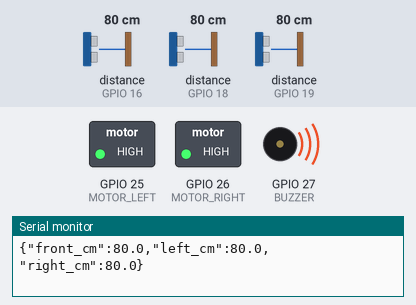
Recording of a sketch running on a simulated ESP32. Parts: switched loads named in the sketch (green lamp = pin HIGH), buzzer (waves = sounding, pin HIGH), the last lines printed to the serial monitor. Wiring (inferred from the names in the program): 3 × ultrasonic range finder: trigger GPIO 4, echo GPIO 19 / trigger GPIO 5, echo GPIO 18 / trigger GPIO 17, echo GPIO 16. Inputs (shaded band) come from the test bench; at power-on: distance to the obstacle (sensors on GPIO 16, GPIO 18, GPIO 19) 80 cm. The echo pulse lasts 58.3 µs per cm; pins used as bus, display or sensor lines are not drawn.

Above: at 1.2 s.
1.3 s: distance to the obstacle (sensor on GPIO 16) set to 116 cm
2.8 s: distance to the obstacle (sensor on GPIO 16) set to 126 cm
At 3.3 s:
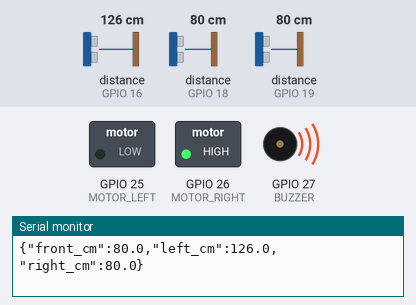
4.4 s: distance to the obstacle (sensor on GPIO 18) set to 118 cm
5.9 s: distance to the obstacle (sensor on GPIO 18) set to 126 cm
At 6.7 s:
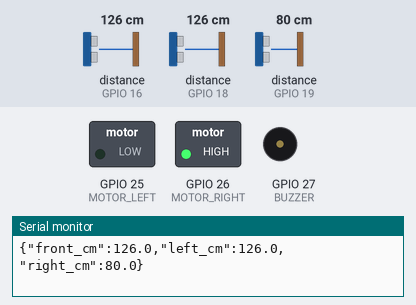
7.5 s: distance to the obstacle (sensor on GPIO 19) set to 116 cm
9.0 s: distance to the obstacle (sensor on GPIO 19) set to 123 cm
At 9.7 s:
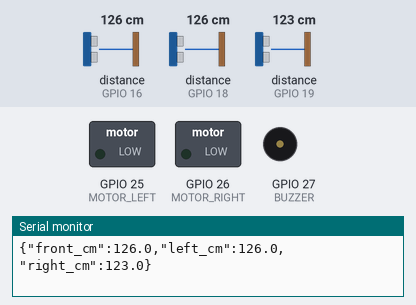
Timing chart, 0 to 11.5 s (numbered marks = the images above; inputs shaded):
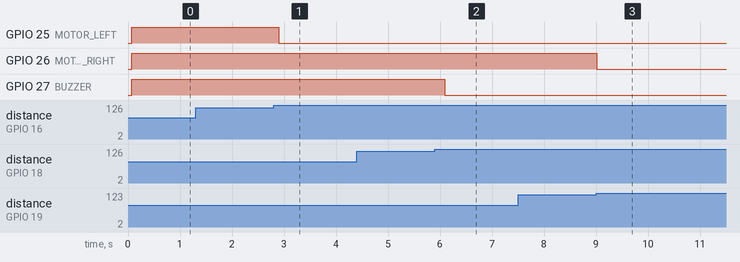

Measured:
- the behaviour switches between 120 and 121 cm on distance to the obstacle (sensor on GPIO 16) (found by bisection; images 0 and 1)
- the behaviour switches between 120 and 121 cm on distance to the obstacle (sensor on GPIO 18) (found by bisection; images 1 and 2)
- the behaviour switches between 120 and 121 cm on distance to the obstacle (sensor on GPIO 19) (found by bisection; images 2 and 3)
- after the input at 2.8 s, GPIO 25 (MOTOR_LEFT): HIGH → LOW after 0.10 s
- after the input at 5.9 s, GPIO 27 (BUZZER): HIGH → LOW after 0.19 s
- after the input at 9.0 s, GPIO 26 (MOTOR_RIGHT): HIGH → LOW at once

The sketch:

sightguide_sensors.ino
```cpp
// SightGuide AI — ESP32 ultrasonic alert starter
// IMPORTANT: choose GPIOs for your exact ESP32 board. Use transistor/MOSFET drivers
// for vibration motors and a suitable driver for the buzzer; never power motors from GPIO.

const int TRIG_FRONT = 5, ECHO_FRONT = 18;
const int TRIG_LEFT = 17, ECHO_LEFT = 16;
const int TRIG_RIGHT = 4, ECHO_RIGHT = 19;
const int MOTOR_LEFT = 25, MOTOR_RIGHT = 26, BUZZER = 27;
const float ALERT_CM = 120.0;

float readCm(int trig, int echo) {
  digitalWrite(trig, LOW); delayMicroseconds(3);
  digitalWrite(trig, HIGH); delayMicroseconds(10); digitalWrite(trig, LOW);
  unsigned long duration = pulseIn(echo, HIGH, 25000UL);
  if (duration == 0) return -1.0;
  return duration * 0.0343f / 2.0f;
}

void setup() {
  Serial.begin(115200);
  int outputs[] = {TRIG_FRONT, TRIG_LEFT, TRIG_RIGHT, MOTOR_LEFT, MOTOR_RIGHT, BUZZER};
  for (int pin : outputs) pinMode(pin, OUTPUT);
  pinMode(ECHO_FRONT, INPUT); pinMode(ECHO_LEFT, INPUT); pinMode(ECHO_RIGHT, INPUT);
}

void loop() {
  float front = readCm(TRIG_FRONT, ECHO_FRONT);
  delay(30); float left = readCm(TRIG_LEFT, ECHO_LEFT);
  delay(30); float right = readCm(TRIG_RIGHT, ECHO_RIGHT);
  bool f = front > 0 && front < ALERT_CM;
  bool l = left > 0 && left < ALERT_CM;
  bool r = right > 0 && right < ALERT_CM;
  digitalWrite(MOTOR_LEFT, l ? HIGH : LOW);
  digitalWrite(MOTOR_RIGHT, r ? HIGH : LOW);
  digitalWrite(BUZZER, f ? HIGH : LOW);
  Serial.printf("{\"front_cm\":%.1f,\"left_cm\":%.1f,\"right_cm\":%.1f}\n", front, left, right);
  delay(80);
}
```
